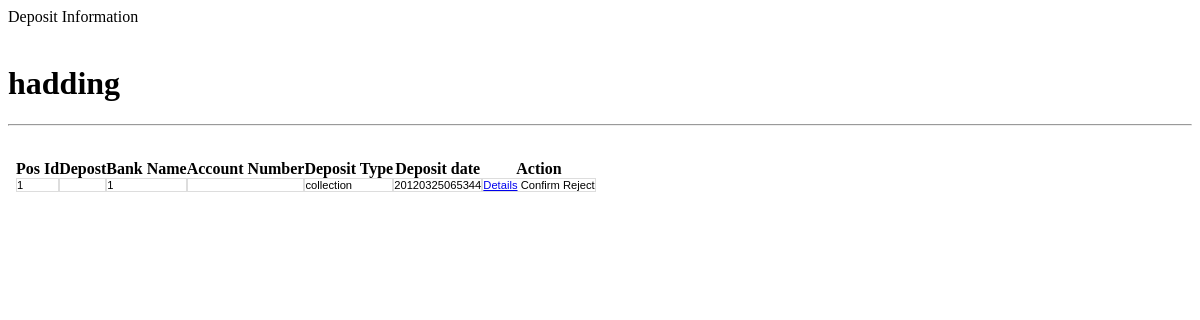
The page /includes/deposit_check.php on the database its author committed.
### tables this page shows
CREATE TABLE `donate_pos_deposit` (
  `id` int(10) NOT NULL auto_increment,
  `pos_id` int(10) default NULL,
  `mobile_no` varchar(20) default NULL,
  `deposit` varchar(20) default NULL,
  `no_of_id` int(10) default NULL,
  `deposit_adjust` varchar(20) default NULL,
  `bank_name` varchar(30) default NULL,
  `account_number` varchar(50) default NULL,
  `deposit_date` varchar(30) default NULL,
  `admin_confirm_date` varchar(30) default NULL,
  `deposit_type` varchar(30) default NULL,
  `status` varchar(20) default 'Panding',
  PRIMARY KEY  (`id`)
);

### includes/deposit_check.php (the view, shortened to what this page needs)
   <div id="content" class="box">
	       <div class="title" >Deposit Information</div>
		   <br/>
	<div id="container">
	<h1 >hadding</h1>
	<hr/><br/>
			<div id="demo">
<table cellpadding="0" cellspacing="0" border="0" class="display" id="example">
	<thead>
		<tr>
		  <th>Pos Id</th>
          <th>Depost</th>
          <th>Bank Name</th>
          <th>Account Number</th>
		  <th>Deposit Type</th>
		  <th>Deposit date</th>
		  <th>Action</th>
		</tr>
	</thead>
	<tbody>
		<?php
		$url_par='?SM_id='.$_GET['SM_id'].'&menu_id='.$_GET['menu_id'].'&nev=action_pos_deposit';
		$qry = mysql_query("SELECT  * from donate_pos_deposit where 1=1 and status='Panding' $pages->limit");
		while ($row=mysql_fetch_array($qry))
		{
		  $deposit_id=$row['id'];
		  $pos_id=$row['pos_id'];
		  $deposit=$row['deposit'];
		  $bank_name=$row['bank_name'];
		  $account_number=$row['account_number'];
		  $deposit_type=$row['deposit_type'];
		  $deposit_date=$row['deposit_date'];
		  echo "<tr class=\"gradeA\">";
        echo  "<td>$pos_id</td>";
		echo  "<td>$deposit</td>";
		echo  "<td>$bank_name</td>";
		echo  "<td>$account_number</td>";
		echo  "<td>$deposit_type</td>";
		echo  "<td>$deposit_date</td>";
		echo  "<td><a href=\"$url_par&deposit_id=$deposit_id\">Details</a> Confirm Reject</td>";
        echo "</tr>";
		}
		?>
		</table>
    </div>

### includes/deposit_check.php (style rules this page uses)
table { margin: 8px; }
td { font-family: Arial, Helvetica, sans-serif; font-size: .7em; border: 1px solid #DDD; }

### rows shown on the page
donate_pos_deposit: pos "1", bank_name "1", deposit_type "collection", deposit_date "20120325065344"
